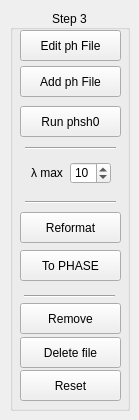
      <widget class="QWidget" name="step3">
       <widget class="QGroupBox" name="groupBox_phsh3">
        <property name="geometry">
         <rect>
          <x>10</x>
          <y>10</y>
          <width>120</width>
          <height>401</height>
         </rect>
        </property>
        <property name="title">
         <string>Step 3</string>
        </property>
        <property name="alignment">
         <set>Qt::AlignCenter</set>
        </property>
        <widget class="QPushButton" name="btn_phsh3Edit">
         <property name="geometry">
          <rect>
           <x>10</x>
           <y>20</y>
           <width>101</width>
           <height>31</height>
          </rect>
         </property>
         <property name="toolTip">
          <string>&lt;!DOCTYPE HTML PUBLIC &quot;-//W3C//DTD HTML 4.0//EN&quot; &quot;http://www.w3.org/TR/REC-html40/strict.dtd&quot;&gt;
&lt;html&gt;&lt;head&gt;&lt;meta name=&quot;qrichtext&quot; content=&quot;1&quot; /&gt;&lt;style type=&quot;text/css&quot;&gt;
p, li { white-space: pre-wrap; }
&lt;/style&gt;&lt;/head&gt;&lt;body style=&quot; font-family:'MS Shell Dlg 2'; font-size:8pt; font-weight:400; font-style:normal;&quot;&gt;
&lt;p style=&quot; margin-top:0px; margin-bottom:0px; margin-left:0px; margin-right:0px; -qt-block-indent:0; text-indent:0px;&quot;&gt;&lt;span style=&quot; font-weight:600;&quot;&gt;Edit ph File&lt;/span&gt;&lt;/p&gt;
&lt;p style=&quot; margin-top:0px; margin-bottom:0px; margin-left:0px; margin-right:0px; -qt-block-indent:0; text-indent:0px;&quot;&gt;Edit selected ph file&lt;/p&gt;&lt;/body&gt;&lt;/html&gt;</string>
         </property>
         <property name="text">
          <string>Edit ph File</string>
         </property>
         <property name="icon">
          <iconset>
           <normaloff>:/edit-6.png</normaloff>:/edit-6.png</iconset>
         </property>
         <property name="iconSize">
          <size>
           <width>28</width>
           <height>28</height>
          </size>
         </property>
        </widget>
        <widget class="QPushButton" name="btn_phsh3Add">
         <property name="geometry">
          <rect>
           <x>10</x>
           <y>56</y>
           <width>101</width>
           <height>31</height>
          </rect>
         </property>
         <property name="toolTip">
          <string>&lt;!DOCTYPE HTML PUBLIC &quot;-//W3C//DTD HTML 4.0//EN&quot; &quot;http://www.w3.org/TR/REC-html40/strict.dtd&quot;&gt;
&lt;html&gt;&lt;head&gt;&lt;meta name=&quot;qrichtext&quot; content=&quot;1&quot; /&gt;&lt;style type=&quot;text/css&quot;&gt;
p, li { white-space: pre-wrap; }
&lt;/style&gt;&lt;/head&gt;&lt;body style=&quot; font-family:'MS Shell Dlg 2'; font-size:8pt; font-weight:400; font-style:normal;&quot;&gt;
&lt;p style=&quot; margin-top:0px; margin-bottom:0px; margin-left:0px; margin-right:0px; -qt-block-indent:0; text-indent:0px;&quot;&gt;&lt;span style=&quot; font-weight:600;&quot;&gt;Add ph File&lt;/span&gt;&lt;/p&gt;
&lt;p style=&quot; margin-top:0px; margin-bottom:0px; margin-left:0px; margin-right:0px; -qt-block-indent:0; text-indent:0px;&quot;&gt;Adds ph file to list of input files for phsh3&lt;/p&gt;&lt;/body&gt;&lt;/html&gt;</string>
         </property>
         <property name="text">
          <string>Add ph File</string>
         </property>
         <property name="icon">
          <iconset>
           <normaloff>:/text-x-script.png</normaloff>:/text-x-script.png</iconset>
         </property>
         <property name="iconSize">
          <size>
           <width>28</width>
           <height>28</height>
          </size>
         </property>
        </widget>
        <widget class="QPushButton" name="btn_phsh3Run">
         <property name="geometry">
          <rect>
           <x>10</x>
           <y>96</y>
           <width>101</width>
           <height>31</height>
          </rect>
         </property>
         <property name="toolTip">
          <string>&lt;!DOCTYPE HTML PUBLIC &quot;-//W3C//DTD HTML 4.0//EN&quot; &quot;http://www.w3.org/TR/REC-html40/strict.dtd&quot;&gt;
&lt;html&gt;&lt;head&gt;&lt;meta name=&quot;qrichtext&quot; content=&quot;1&quot; /&gt;&lt;style type=&quot;text/css&quot;&gt;
p, li { white-space: pre-wrap; }
&lt;/style&gt;&lt;/head&gt;&lt;body style=&quot; font-family:'MS Shell Dlg 2'; font-size:8pt; font-weight:400; font-style:normal;&quot;&gt;
&lt;p style=&quot; margin-top:0px; margin-bottom:0px; margin-left:0px; margin-right:0px; -qt-block-indent:0; text-indent:0px;&quot;&gt;&lt;span style=&quot; font-weight:600;&quot;&gt;Run phsh3&lt;/span&gt;&lt;/p&gt;
&lt;p style=&quot; margin-top:0px; margin-bottom:0px; margin-left:0px; margin-right:0px; -qt-block-indent:0; text-indent:0px;&quot;&gt;Create raw phsh output files using phsh3&lt;/p&gt;
&lt;p style=&quot; margin-top:0px; margin-bottom:0px; margin-left:0px; margin-right:0px; -qt-block-indent:0; text-indent:0px;&quot;&gt;NOTE: lambda will be used&lt;/p&gt;&lt;/body&gt;&lt;/html&gt;</string>
         </property>
         <property name="text">
          <string>Run phsh0</string>
         </property>
         <property name="icon">
          <iconset>
           <normaloff>:/system-run-5.png</normaloff>:/system-run-5.png</iconset>
         </property>
         <property name="iconSize">
          <size>
           <width>28</width>
           <height>28</height>
          </size>
         </property>
        </widget>
        <widget class="QSpinBox" name="spinBox_phsh3Lambda">
         <property name="geometry">
          <rect>
           <x>60</x>
           <y>152</y>
           <width>41</width>
           <height>22</height>
          </rect>
         </property>
         <property name="toolTip">
          <string>&lt;html&gt;&lt;head/&gt;&lt;body&gt;&lt;p&gt;Lambda max&lt;/p&gt;&lt;/body&gt;&lt;/html&gt;</string>
         </property>
         <property name="minimum">
          <number>1</number>
         </property>
         <property name="maximum">
          <number>13</number>
         </property>
         <property name="value">
          <number>10</number>
         </property>
        </widget>
        <widget class="QLabel" name="label_3">
         <property name="geometry">
          <rect>
           <x>21</x>
           <y>155</y>
           <width>46</width>
           <height>16</height>
          </rect>
         </property>
         <property name="text">
          <string>λ max</string>
         </property>
        </widget>
        <widget class="Line" name="line_4">
         <property name="geometry">
          <rect>
           <x>15</x>
           <y>128</y>
           <width>91</width>
           <height>20</height>
          </rect>
         </property>
         <property name="orientation">
          <enum>Qt::Horizontal</enum>
         </property>
        </widget>
        <widget class="Line" name="line_5">
         <property name="geometry">
          <rect>
           <x>15</x>
           <y>182</y>
           <width>91</width>
           <height>20</height>
          </rect>
         </property>
         <property name="orientation">
          <enum>Qt::Horizontal</enum>
         </property>
        </widget>
        <widget class="QPushButton" name="btn_phsh3Reformat">
         <property name="geometry">
          <rect>
           <x>10</x>
           <y>202</y>
           <width>101</width>
           <height>31</height>
          </rect>
         </property>
         <property name="toolTip">
          <string>&lt;!DOCTYPE HTML PUBLIC &quot;-//W3C//DTD HTML 4.0//EN&quot; &quot;http://www.w3.org/TR/REC-html40/strict.dtd&quot;&gt;
&lt;html&gt;&lt;head&gt;&lt;meta name=&quot;qrichtext&quot; content=&quot;1&quot; /&gt;&lt;style type=&quot;text/css&quot;&gt;
p, li { white-space: pre-wrap; }
&lt;/style&gt;&lt;/head&gt;&lt;body style=&quot; font-family:'MS Shell Dlg 2'; font-size:8pt; font-weight:400; font-style:normal;&quot;&gt;
&lt;p style=&quot; margin-top:0px; margin-bottom:0px; margin-left:0px; margin-right:0px; -qt-block-indent:0; text-indent:0px;&quot;&gt;&lt;span style=&quot; font-weight:600;&quot;&gt;Reformat&lt;/span&gt;&lt;/p&gt;
&lt;p style=&quot; margin-top:0px; margin-bottom:0px; margin-left:0px; margin-right:0px; -qt-block-indent:0; text-indent:0px;&quot;&gt;Reformats phsh output files for use with CLEED &lt;/p&gt;&lt;/body&gt;&lt;/html&gt;</string>
         </property>
         <property name="text">
          <string>Reformat</string>
         </property>
         <property name="icon">
          <iconset>
           <normaloff>:/emblem-what.png</normaloff>:/emblem-what.png</iconset>
         </property>
         <property name="iconSize">
          <size>
           <width>25</width>
           <height>25</height>
          </size>
         </property>
         <property name="default">
          <bool>false</bool>
         </property>
         <property name="flat">
          <bool>false</bool>
         </property>
        </widget>
        <widget class="QPushButton" name="btn_phsh3ToPhase">
         <property name="geometry">
          <rect>
           <x>10</x>
           <y>240</y>
           <width>101</width>
           <height>31</height>
          </rect>
         </property>
         <property name="toolTip">
          <string>&lt;!DOCTYPE HTML PUBLIC &quot;-//W3C//DTD HTML 4.0//EN&quot; &quot;http://www.w3.org/TR/REC-html40/strict.dtd&quot;&gt;
&lt;html&gt;&lt;head&gt;&lt;meta name=&quot;qrichtext&quot; content=&quot;1&quot; /&gt;&lt;style type=&quot;text/css&quot;&gt;
p, li { white-space: pre-wrap; }
&lt;/style&gt;&lt;/head&gt;&lt;body style=&quot; font-family:'MS Shell Dlg 2'; font-size:8pt; font-weight:400; font-style:normal;&quot;&gt;
&lt;p style=&quot; margin-top:0px; margin-bottom:0px; margin-left:0px; margin-right:0px; -qt-block-indent:0; text-indent:0px;&quot;&gt;&lt;span style=&quot; font-weight:600;&quot;&gt;Add to PHASE library&lt;/span&gt;&lt;/p&gt;
&lt;p style=&quot; margin-top:0px; margin-bottom:0px; margin-left:0px; margin-right:0px; -qt-block-indent:0; text-indent:0px;&quot;&gt;Copies output files to current PHASE directory&lt;/p&gt;&lt;/body&gt;&lt;/html&gt;</string>
         </property>
         <property name="text">
          <string>To PHASE</string>
         </property>
         <property name="icon">
          <iconset>
           <normaloff>:/phaseshift.ico</normaloff>:/phaseshift.ico</iconset>
         </property>
         <property name="iconSize">
          <size>
           <width>25</width>
           <height>25</height>
          </size>
         </property>
         <property name="default">
          <bool>false</bool>
         </property>
         <property name="flat">
          <bool>false</bool>
         </property>
        </widget>
        <widget class="Line" name="line_6">
         <property name="geometry">
          <rect>
           <x>14</x>
           <y>276</y>
           <width>91</width>
           <height>20</height>
          </rect>
         </property>
         <property name="orientation">
          <enum>Qt::Horizontal</enum>
         </property>
        </widget>
        <widget class="QPushButton" name="btn_phsh3Remove">
         <property name="geometry">
          <rect>
           <x>10</x>
           <y>293</y>
           <width>101</width>
           <height>31</height>
          </rect>
         </property>
         <property name="toolTip">
          <string>&lt;!DOCTYPE HTML PUBLIC &quot;-//W3C//DTD HTML 4.0//EN&quot; &quot;http://www.w3.org/TR/REC-html40/strict.dtd&quot;&gt;
&lt;html&gt;&lt;head&gt;&lt;meta name=&quot;qrichtext&quot; content=&quot;1&quot; /&gt;&lt;style type=&quot;text/css&quot;&gt;
p, li { white-space: pre-wrap; }
&lt;/style&gt;&lt;/head&gt;&lt;body style=&quot; font-family:'MS Shell Dlg 2'; font-size:8pt; font-weight:400; font-style:normal;&quot;&gt;
&lt;p style=&quot; margin-top:0px; margin-bottom:0px; margin-left:0px; margin-right:0px; -qt-block-indent:0; text-indent:0px;&quot;&gt;&lt;span style=&quot; font-weight:600;&quot;&gt;Remove file&lt;/span&gt;&lt;/p&gt;
&lt;p style=&quot; margin-top:0px; margin-bottom:0px; margin-left:0px; margin-right:0px; -qt-block-indent:0; text-indent:0px;&quot;&gt;Removes selected ph &lt;/p&gt;
&lt;p style=&quot; margin-top:0px; margin-bottom:0px; margin-left:0px; margin-right:0px; -qt-block-indent:0; text-indent:0px;&quot;&gt;entry from input list &lt;/p&gt;&lt;/body&gt;&lt;/html&gt;</string>
         </property>
         <property name="text">
          <string>Remove</string>
         </property>
         <property name="icon">
          <iconset>
           <normaloff>:/list-remove-4.png</normaloff>:/list-remove-4.png</iconset>
         </property>
         <property name="iconSize">
          <size>
           <width>25</width>
           <height>25</height>
          </size>
         </property>
        </widget>
        <widget class="QPushButton" name="btn_phsh3Delete">
         <property name="geometry">
          <rect>
           <x>10</x>
           <y>327</y>
           <width>101</width>
           <height>31</height>
          </rect>
         </property>
         <property name="toolTip">
          <string>&lt;!DOCTYPE HTML PUBLIC &quot;-//W3C//DTD HTML 4.0//EN&quot; &quot;http://www.w3.org/TR/REC-html40/strict.dtd&quot;&gt;
&lt;html&gt;&lt;head&gt;&lt;meta name=&quot;qrichtext&quot; content=&quot;1&quot; /&gt;&lt;style type=&quot;text/css&quot;&gt;
p, li { white-space: pre-wrap; }
&lt;/style&gt;&lt;/head&gt;&lt;body style=&quot; font-family:'MS Shell Dlg 2'; font-size:8pt; font-weight:400; font-style:normal;&quot;&gt;
&lt;p style=&quot; margin-top:0px; margin-bottom:0px; margin-left:0px; margin-right:0px; -qt-block-indent:0; text-indent:0px;&quot;&gt;&lt;span style=&quot; font-weight:600;&quot;&gt;Delete File&lt;/span&gt;&lt;/p&gt;
&lt;p style=&quot; margin-top:0px; margin-bottom:0px; margin-left:0px; margin-right:0px; -qt-block-indent:0; text-indent:0px;&quot;&gt;Deletes selected file from harddisk&lt;/p&gt;&lt;/body&gt;&lt;/html&gt;</string>
         </property>
         <property name="text">
          <string>Delete file</string>
         </property>
         <property name="icon">
          <iconset>
           <normaloff>:/edit-delete-2.png</normaloff>:/edit-delete-2.png</iconset>
         </property>
         <property name="iconSize">
          <size>
           <width>28</width>
           <height>28</height>
          </size>
         </property>
        </widget>
        <widget class="QPushButton" name="btn_phsh3Reset">
         <property name="geometry">
          <rect>
           <x>10</x>
           <y>360</y>
           <width>101</width>
           <height>31</height>
          </rect>
         </property>
         <property name="toolTip">
          <string>&lt;!DOCTYPE HTML PUBLIC &quot;-//W3C//DTD HTML 4.0//EN&quot; &quot;http://www.w3.org/TR/REC-html40/strict.dtd&quot;&gt;
&lt;html&gt;&lt;head&gt;&lt;meta name=&quot;qrichtext&quot; content=&quot;1&quot; /&gt;&lt;style type=&quot;text/css&quot;&gt;
p, li { white-space: pre-wrap; }
&lt;/style&gt;&lt;/head&gt;&lt;body style=&quot; font-family:'MS Shell Dlg 2'; font-size:8pt; font-weight:400; font-style:normal;&quot;&gt;
&lt;p style=&quot; margin-top:0px; margin-bottom:0px; margin-left:0px; margin-right:0px; -qt-block-indent:0; text-indent:0px;&quot;&gt;&lt;span style=&quot; font-weight:600;&quot;&gt;Reset&lt;/span&gt;&lt;/p&gt;
&lt;p style=&quot; margin-top:0px; margin-bottom:0px; margin-left:0px; margin-right:0px; -qt-block-indent:0; text-indent:0px;&quot;&gt;Reset all entries&lt;/p&gt;&lt;/body&gt;&lt;/html&gt;</string>
         </property>
         <property name="text">
          <string>Reset</string>
         </property>
         <property name="icon">
          <iconset>
           <normaloff>:/edit-undo-3.png</normaloff>:/edit-undo-3.png</iconset>
         </property>
         <property name="iconSize">
          <size>
           <width>28</width>
           <height>28</height>
          </size>
         </property>
        </widget>
       </widget>
      </widget>
